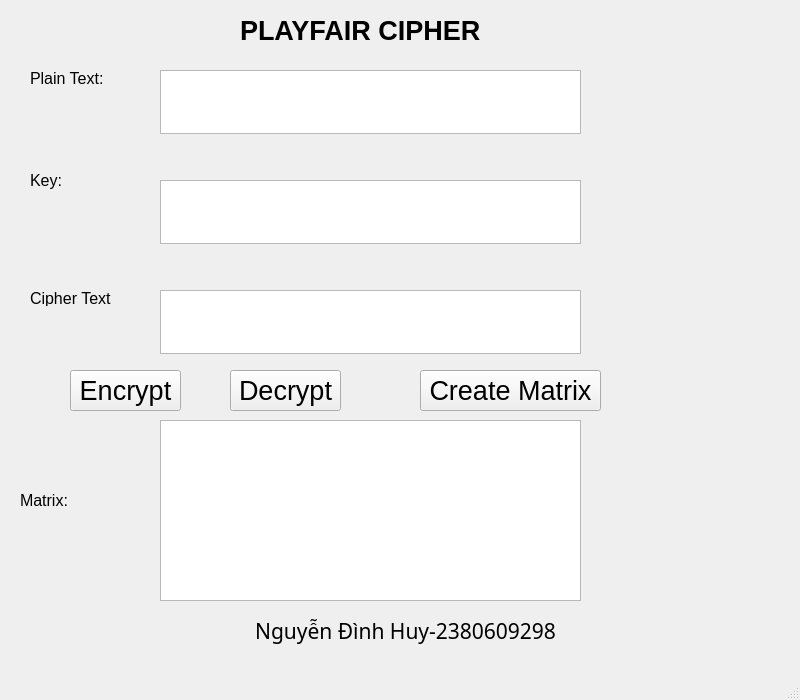
<?xml version="1.0" encoding="UTF-8"?>
<ui version="4.0">
 <class>MainWindow</class>
 <widget class="QMainWindow" name="MainWindow">
  <property name="geometry">
   <rect>
    <x>0</x>
    <y>0</y>
    <width>800</width>
    <height>700</height>
   </rect>
  </property>
  <property name="font">
   <font>
    <pointsize>20</pointsize>
   </font>
  </property>
  <property name="windowTitle">
   <string>MainWindow</string>
  </property>
  <property name="tabShape">
   <enum>QTabWidget::Rounded</enum>
  </property>
  <widget class="QWidget" name="centralwidget">
   <widget class="QLabel" name="label">
    <property name="geometry">
     <rect>
      <x>240</x>
      <y>20</y>
      <width>281</width>
      <height>21</height>
     </rect>
    </property>
    <property name="font">
     <font>
      <weight>75</weight>
      <bold>true</bold>
     </font>
    </property>
    <property name="text">
     <string>PLAYFAIR CIPHER</string>
    </property>
   </widget>
   <widget class="QLabel" name="label_2">
    <property name="geometry">
     <rect>
      <x>30</x>
      <y>70</y>
      <width>81</width>
      <height>16</height>
     </rect>
    </property>
    <property name="font">
     <font>
      <pointsize>12</pointsize>
     </font>
    </property>
    <property name="text">
     <string>Plain Text:</string>
    </property>
   </widget>
   <widget class="QLabel" name="label_3">
    <property name="geometry">
     <rect>
      <x>30</x>
      <y>170</y>
      <width>81</width>
      <height>21</height>
     </rect>
    </property>
    <property name="font">
     <font>
      <pointsize>12</pointsize>
     </font>
    </property>
    <property name="text">
     <string>Key:</string>
    </property>
   </widget>
   <widget class="QLabel" name="label_4">
    <property name="geometry">
     <rect>
      <x>30</x>
      <y>290</y>
      <width>81</width>
      <height>16</height>
     </rect>
    </property>
    <property name="font">
     <font>
      <pointsize>12</pointsize>
     </font>
    </property>
    <property name="text">
     <string>Cipher Text:</string>
    </property>
   </widget>
   <widget class="QLabel" name="label_5">
    <property name="geometry">
     <rect>
      <x>20</x>
      <y>490</y>
      <width>121</width>
      <height>21</height>
     </rect>
    </property>
    <property name="font">
     <font>
      <pointsize>12</pointsize>
     </font>
    </property>
    <property name="text">
     <string>Matrix:</string>
    </property>
   </widget>
   <widget class="QTextEdit" name="textPlainText">
    <property name="geometry">
     <rect>
      <x>160</x>
      <y>70</y>
      <width>421</width>
      <height>64</height>
     </rect>
    </property>
   </widget>
   <widget class="QTextEdit" name="textKey">
    <property name="geometry">
     <rect>
      <x>160</x>
      <y>180</y>
      <width>421</width>
      <height>64</height>
     </rect>
    </property>
   </widget>
   <widget class="QTextEdit" name="textCipherText">
    <property name="geometry">
     <rect>
      <x>160</x>
      <y>290</y>
      <width>421</width>
      <height>64</height>
     </rect>
    </property>
   </widget>
   <widget class="QTextEdit" name="textMatrix">
    <property name="geometry">
     <rect>
      <x>160</x>
      <y>420</y>
      <width>421</width>
      <height>181</height>
     </rect>
    </property>
    <property name="readOnly">
     <bool>true</bool>
    </property>
   </widget>
   <widget class="QPushButton" name="pushEncrypt">
    <property name="geometry">
     <rect>
      <x>70</x>
      <y>370</y>
      <width>111</width>
      <height>41</height>
     </rect>
    </property>
    <property name="text">
     <string>Encrypt</string>
    </property>
   </widget>
   <widget class="QPushButton" name="pushDecrypt">
    <property name="geometry">
     <rect>
      <x>230</x>
      <y>370</y>
      <width>111</width>
      <height>41</height>
     </rect>
    </property>
    <property name="text">
     <string>Decrypt</string>
    </property>
   </widget>
   <widget class="QPushButton" name="pushCreateMatrix">
    <property name="geometry">
     <rect>
      <x>420</x>
      <y>370</y>
      <width>181</width>
      <height>41</height>
     </rect>
    </property>
    <property name="text">
     <string>Create Matrix</string>
    </property>
   </widget>
   <widget class="QLabel" name="label_6">
    <property name="geometry">
     <rect>
      <x>20</x>
      <y>610</y>
      <width>771</width>
      <height>41</height>
     </rect>
    </property>
    <property name="font">
     <font>
      <family>MS Reference Sans Serif</family>
      <pointsize>16</pointsize>
     </font>
    </property>
    <property name="text">
     <string>Nguyễn Đình Huy-2380609298</string>
    </property>
    <property name="alignment">
     <set>Qt::AlignCenter</set>
    </property>
   </widget>
  </widget>
  <widget class="QMenuBar" name="menubar">
   <property name="geometry">
    <rect>
     <x>0</x>
     <y>0</y>
     <width>800</width>
     <height>21</height>
    </rect>
   </property>
  </widget>
  <widget class="QStatusBar" name="statusbar"/>
 </widget>
 <resources/>
 <connections/>
</ui>
